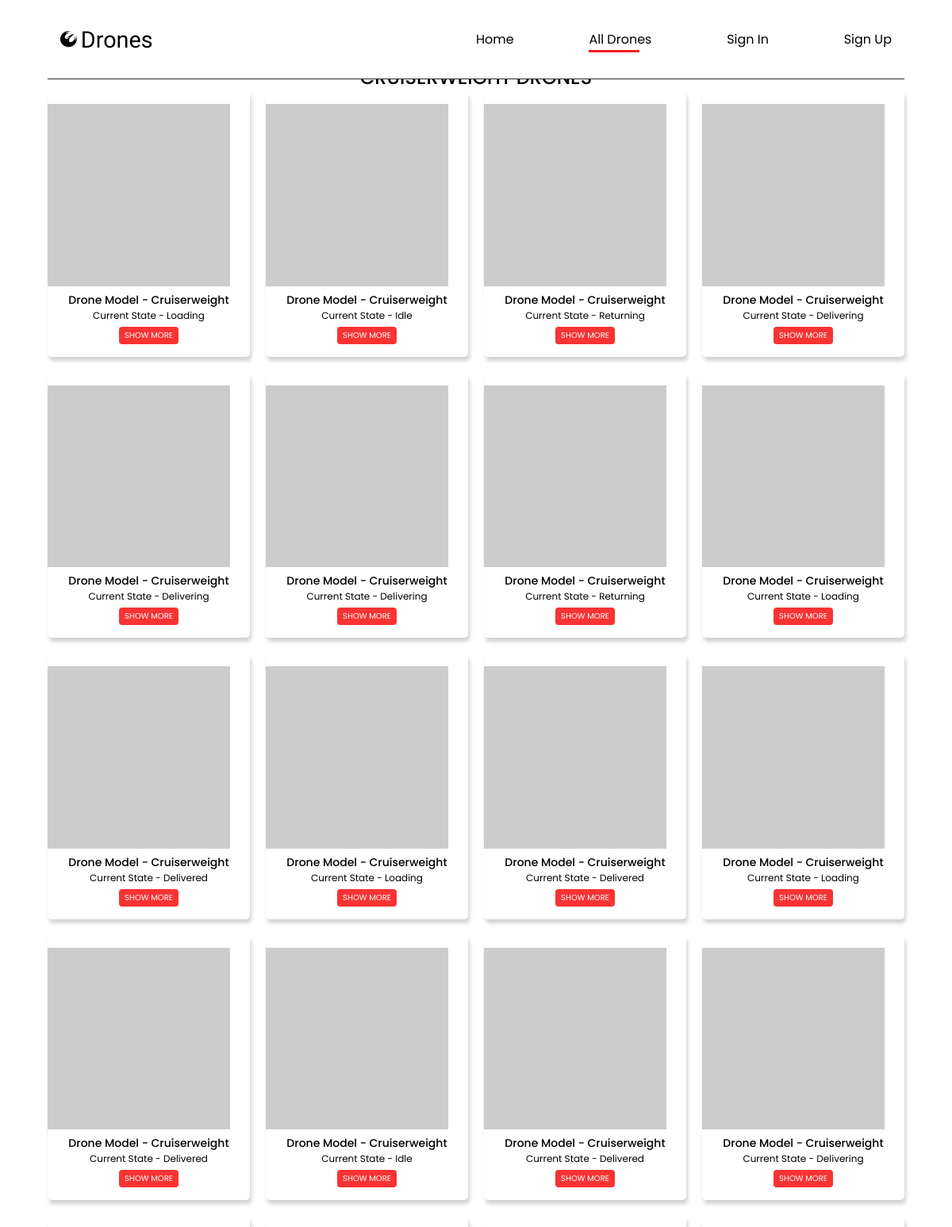
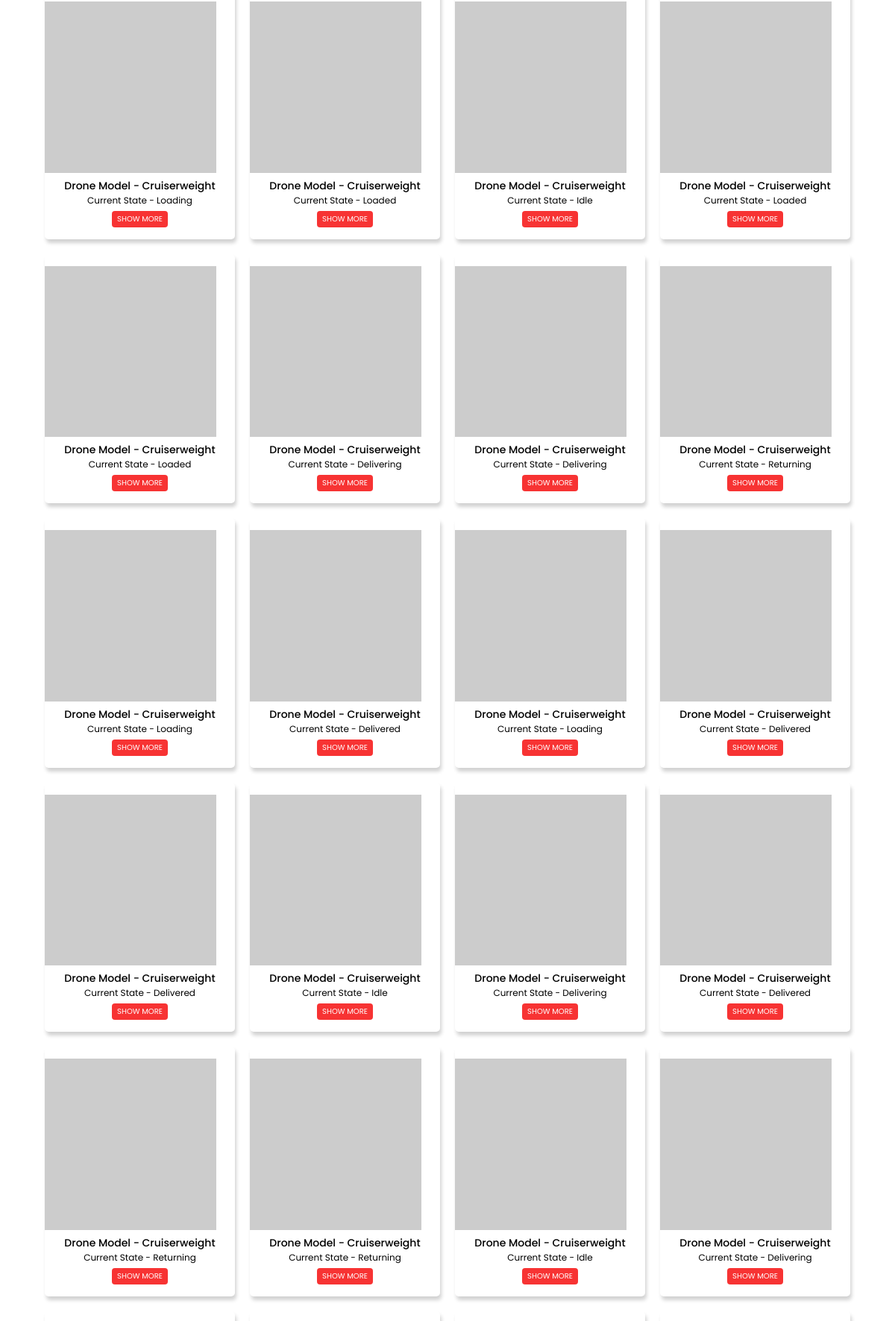
Page /alldrones.php?info=model&q=cruiserweight (upper part) on the committed database (2 pictures, top to bottom).
### tables this page shows
CREATE TABLE `drones` (
  `serialNumber` varchar(36) NOT NULL,
  `model` enum('lightweight','middleweight','cruiserweight','heavyweight') NOT NULL,
  `state` enum('idle','loading','loaded','delivering','delivered','returning') NOT NULL,
  `weightLimit` float NOT NULL,
  `currentLoad` float NOT NULL DEFAULT '0',
  `batteryLevel` float NOT NULL,
  `dateCreated` datetime(6) NOT NULL DEFAULT CURRENT_TIMESTAMP(6),
  `dateUpdated` datetime(6) NOT NULL DEFAULT CURRENT_TIMESTAMP(6) ON UPDATE CURRENT_TIMESTAMP(6),
  `userId` varchar(36) DEFAULT NULL,
  PRIMARY KEY (`serialNumber`),
  KEY `FK_e027af8e28f473914ea160efd32` (`userId`),
  CONSTRAINT `FK_e027af8e28f473914ea160efd32` FOREIGN KEY (`userId`) REFERENCES `user` (`id`)
);

### inc/users.php (called while the page is built, shortened)
<?php
class User
{
    private $isAuth;
	public function __construct()
	{
			$this->isAuth = FALSE;
	}
public function isUserAuthenticated(): bool
{
	return $this->isAuth;
}
}

### inc/drones.php (called while the page is built, shortened)
<?php
class Drone
{
public static function isModelValid(string $model): bool
{
	$isValid= FALSE;
	$model = strtolower($model);
	$DroneModel = array(
        'LIGHTWEIGHT' => 'lightweight',
        'MIDDLEWEIGHT' => 'middleweight',
        'CRUISERWEIGHT' => 'cruiserweight',
        'HEAVYWEIGHT' => 'heavyweight'
    );
	if (in_array($model, $DroneModel))
	{
		$isValid= TRUE;
	}
	return $isValid;
}
public static function getAllDronesByModel(string $model): array
{
	global $pdo;
	$model = trim($model);
    $drone = array();
	global $dbname;
	$query = "SELECT * FROM $dbname.drones WHERE (model = :model)";
	$values = array('model' => $model);
	try
	{
		$res = $pdo->prepare($query);
		$res->execute($values);
	}
	catch (PDOException $e)
	{
	   throw new Exception('Database query error '.$e);
	}
	$row = $res->fetchAll(PDO::FETCH_ASSOC);
	if (is_array($row))
	{
		$drone =$row;
	}
	return $drone;
}
}

### inc/db.inc.php (called while the page is built, shortened)
<?php
$dbname = 'c2116544_drones';
?>

### alldrones.php (the view, shortened to what this page needs)
<?php
$user =  new User();
$info=null;
$q = null;
if(isset($_GET['info'] )){
  $info = $_GET['info'];
}
if(isset($_GET['q'] )){
  $q = $_GET['q'];
}
if($info== null || $q == null){
  $Drones = Drone::getAllDrones();
}
else if($info == 'model' && !is_null($q) ){
  $Drones = Drone::getAllDronesByModel($q);
}
?>
<!DOCTYPE html>
<html lang="en">
  <head>
    <link rel="stylesheet" href="./styles/store.css" />
  </head>
  <body>
   <header>
      <nav class="container auth-header">
        <div class="logo">
          <a href="index.php">
            <i class="fa-brands fa-phoenix-squadron"></i>
            <h1>drones</h1>
          </a>
        </div>
        <ul class="navbar">
          <li><a class="" href="index.php">home</a></li>
          <li><a class="active" href="alldrones.php">all drones</a></li>
          <?php if($user->isUserAuthenticated()){  ?>
            <li><a href="./auth/logout.php">log out</a></li>
          <li><a href="./auth/dashboard.php">dashboard</a></li>
            <?php } else {?>
          <li><a href="login.php">sign in</a></li>
          <li><a href="signup.php">sign up</a></li>
        <?php } ?>
        </ul>
      </nav>
    </header>
    <main id="all_drones">
      <h2 class="price_rage-box-title"><?= strtoupper($q.' drones') ?></h2>
      <section id="drones_section">
        <div class="drones__grid">
          <?php foreach($Drones as $drone): ?>
        <div class="drones__grid-card">
          <div class="drones__grid-card_img">
            <img
            src=<?= "https://robohash.org/".$drone['serialNumber']; ?>
            onclick="location.href='product.php?serial=<?= $drone['serialNumber'] ?>'"
            alt=""
            />
          </div>
          <div class="drones__grid-card-text">
                <div class="drones__grid-card-textCard">
                    <h3>drone model - <?= $drone['model'] ?></h3>
                    <p>current state - <?= $drone['state'] ?></p>
                </div>
                <div class="drones__grid-card-box">
                    <button
                    onclick="location.href='product.php?serial=<?= $drone['serialNumber'] ?>'">show more</button>
                </div>
          </div>
      </div>
            <?php endforeach; ?>
        </div>
      </section>
    </main>
  </body>
</html>

### styles/store.css (style rules this page uses)
#all_drones { min-height: 100vh; align-items: center; padding-top: 120px; width: 90%; margin: 0 auto; }
.price_rage-box-title { font-weight: 500; }
#drones_section { width: 100%; }
.drones__grid { display: grid; grid-template-columns: repeat(5, 1fr); gap: 20px; }
.drones__grid-card { border-radius: 5px; cursor: pointer; padding: 1rem 0; box-shadow: 2px 5px 5px rgba(0, 0, 0, 0.18); }
.drones__grid-card_img { width: 90%; }
.drones__grid-card_img img { width: 100%; height: 100%; object-fit: cover; }
.drones__grid-card-text { display: flex; flex-direction: column; align-items: center; text-align: center; }
.drones__grid-card-text h3 { font-weight: 500; text-transform: capitalize; font-size: 14px; }
.drones__grid-card-text p { font-weight: 400; text-transform: capitalize; font-size: 12px; }
.drones__grid-card-box { display: flex; justify-content: center; margin-top: 5px; }
.drones__grid-card-box button { padding: 3px 7px; border: none; background-color: var(--main-color); color: var(--white); font-size: 12px; border-radius: 4px; text-transform: uppercase; cursor: pointer; opacity: 0.9; font-size: 10px; }
@media (max-width: 1200px) { #all_drones { padding-top: 80px; } }
@media (max-width: 1200px) { .drones__grid { grid-template-columns: repeat(4, 1fr); gap: 20px; } }

### styles/global.css (style rules this page uses)
* { margin: 0; padding: 0; box-sizing: border-box; font-family: "Poppins", sans-serif; list-style: none; }
:root { --main-color: #f71e1e; --second-color: #2d2b2b; --white: #fff; }
a { text-decoration: none; color: initial; }

### styles/auth.css (style rules this page uses)
.auth-header { width: 90%; box-shadow: none; border-radius: 0; border-bottom: 1px solid var(--second-color); }
::placeholder { text-transform: capitalize; }

### styles/index.css (style rules this page uses)
header { display: flex; justify-content: center; align-items: center; width: 100%; height: 100px; position: fixed; top: 0; z-index: 9; }
.container { width: 80%; height: 100%; background: var(--white); border-radius: 0 0px 10px 10px; display: flex; justify-content: space-between; align-items: center; padding: 0 1rem; box-shadow: 0px 5px 15px rgba(0, 0, 0, 0.06); }
.logo { flex: 1; }
.logo a { display: flex; align-items: center; }
.logo i { font-size: 1.3rem; }
.logo h1 { font-family: "Tapestry", cursive; text-transform: capitalize; font-size: 1.8em; margin-left: 5px; font-weight: 500; }
.navbar { flex: 1; display: flex; align-items: center; justify-content: space-between; }
.navbar li { text-transform: capitalize; position: relative; font-size: 1rem; }
.navbar li a { transition: all ease-in-out 0.9s; }
.navbar li a.active::after, .navbar li a:hover::after { content: ""; height: 3px; width: 80%; background-color: var(--main-color); position: absolute; bottom: -4px; left: 0px; }
main { position: relative; width: 100%; min-height: calc(100vh - 100px); display: flex; flex-direction: column; align-items: center; padding-top: 50px; }

### rows in the picture
drones: model "Cruiserweight", state "Loading"
drones: model "Cruiserweight", state "Idle"
drones: model "Cruiserweight", state "Returning"
drones: model "Cruiserweight", state "Delivering"
drones: model "Cruiserweight", state "Delivering"
drones: model "Cruiserweight", state "Delivering"
drones: model "Cruiserweight", state "Returning"
drones: model "Cruiserweight", state "Loading"
drones: model "Cruiserweight", state "Delivered"
drones: model "Cruiserweight", state "Loading"
drones: model "Cruiserweight", state "Delivered"
drones: model "Cruiserweight", state "Loading"
drones: model "Cruiserweight", state "Delivered"
drones: model "Cruiserweight", state "Idle"
drones: model "Cruiserweight", state "Delivered"
drones: model "Cruiserweight", state "Delivering"
drones: model "Cruiserweight", state "Loading"
drones: model "Cruiserweight", state "Loaded"
drones: model "Cruiserweight", state "Idle"
drones: model "Cruiserweight", state "Loaded"
drones: model "Cruiserweight", state "Loaded"
drones: model "Cruiserweight", state "Delivering"
drones: model "Cruiserweight", state "Delivering"
drones: model "Cruiserweight", state "Returning"
drones: model "Cruiserweight", state "Loading"
drones: model "Cruiserweight", state "Delivered"
drones: model "Cruiserweight", state "Loading"
drones: model "Cruiserweight", state "Delivered"
drones: model "Cruiserweight", state "Delivered"
drones: model "Cruiserweight", state "Idle"
drones: model "Cruiserweight", state "Delivering"
drones: model "Cruiserweight", state "Delivered"
drones: model "Cruiserweight", state "Returning"
drones: model "Cruiserweight", state "Returning"
drones: model "Cruiserweight", state "Idle"
drones: model "Cruiserweight", state "Delivering"
